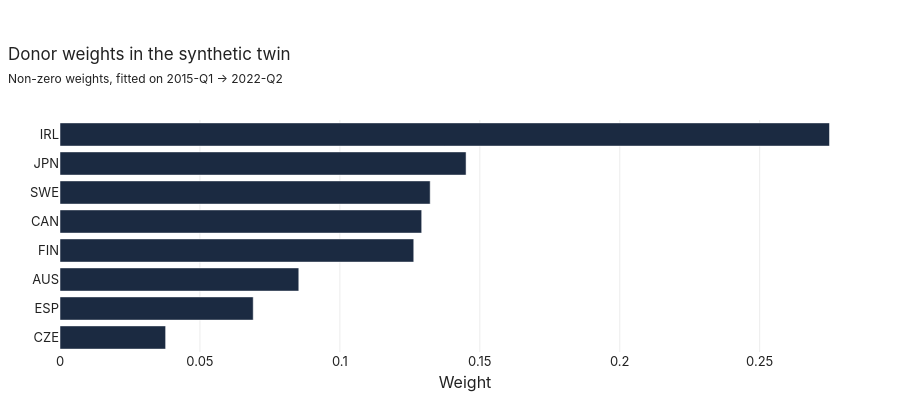

Write notebook code for a chart like this one.
### Markdown cell above
## 2. Weights

### Code cell
w = synth.weights(OECD).filter(pl.col('weight') > 0.001)
plot_ranking(w, 'country', 'weight', n=w.height, title='Donor weights in the synthetic twin',
             subtitle='Non-zero weights, fitted on 2015-Q1 → 2022-Q2', xtitle='Weight')

### Figure 1 — Plotly figure (JSON) as saved in the notebook; plotly's stock layout.template omitted (floating-point values rounded to 4 significant figures)
{"data": [{"hovertemplate": "%{y} : %{x:.2f}<extra></extra>", "marker": {"color": "#1b2a41"}, "orientation": "h", "type": "bar", "x": [0.2749, 0.1451, 0.1323, 0.1292, 0.1264, 0.08532, 0.06904, 0.03774], "y": ["IRL", "JPN", "SWE", "CAN", "FIN", "AUS", "ESP", "CZE"]}], "layout": {"height": 400, "hovermode": "closest", "title": {"subtitle": {"text": "Non-zero weights, fitted on 2015-Q1 → 2022-Q2"}, "text": "Donor weights in the synthetic twin"}, "xaxis": {"showgrid": true, "tickmode": "auto", "title": {"text": "Weight"}}, "yaxis": {"autorange": "reversed", "showgrid": false, "title": {}}}}
